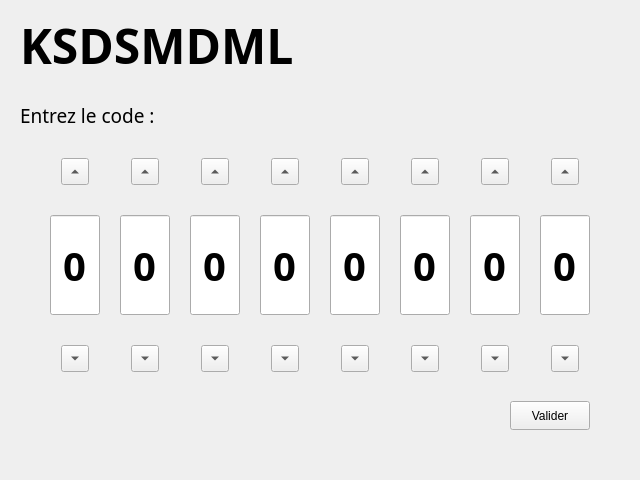
<?xml version="1.0" encoding="UTF-8"?>
<ui version="4.0">
 <class>MainWindow</class>
 <widget class="QMainWindow" name="MainWindow">
  <property name="geometry">
   <rect>
    <x>0</x>
    <y>0</y>
    <width>640</width>
    <height>480</height>
   </rect>
  </property>
  <property name="windowTitle">
   <string>MainWindow</string>
  </property>
  <property name="tabShape">
   <enum>QTabWidget::TabShape::Rounded</enum>
  </property>
  <widget class="QWidget" name="centralwidget">
   <widget class="QToolButton" name="toolButton">
    <property name="geometry">
     <rect>
      <x>61</x>
      <y>158</y>
      <width>28</width>
      <height>27</height>
     </rect>
    </property>
    <property name="text">
     <string>...</string>
    </property>
    <property name="arrowType">
     <enum>Qt::ArrowType::UpArrow</enum>
    </property>
   </widget>
   <widget class="QToolButton" name="toolButton_2">
    <property name="geometry">
     <rect>
      <x>61</x>
      <y>345</y>
      <width>28</width>
      <height>27</height>
     </rect>
    </property>
    <property name="text">
     <string>...</string>
    </property>
    <property name="arrowType">
     <enum>Qt::ArrowType::DownArrow</enum>
    </property>
   </widget>
   <widget class="QToolButton" name="toolButton_4">
    <property name="geometry">
     <rect>
      <x>131</x>
      <y>345</y>
      <width>28</width>
      <height>27</height>
     </rect>
    </property>
    <property name="text">
     <string>...</string>
    </property>
    <property name="arrowType">
     <enum>Qt::ArrowType::DownArrow</enum>
    </property>
   </widget>
   <widget class="QToolButton" name="toolButton_3">
    <property name="geometry">
     <rect>
      <x>131</x>
      <y>158</y>
      <width>28</width>
      <height>27</height>
     </rect>
    </property>
    <property name="text">
     <string>...</string>
    </property>
    <property name="arrowType">
     <enum>Qt::ArrowType::UpArrow</enum>
    </property>
   </widget>
   <widget class="QToolButton" name="toolButton_6">
    <property name="geometry">
     <rect>
      <x>201</x>
      <y>345</y>
      <width>28</width>
      <height>27</height>
     </rect>
    </property>
    <property name="text">
     <string>...</string>
    </property>
    <property name="arrowType">
     <enum>Qt::ArrowType::DownArrow</enum>
    </property>
   </widget>
   <widget class="QToolButton" name="toolButton_5">
    <property name="geometry">
     <rect>
      <x>201</x>
      <y>158</y>
      <width>28</width>
      <height>27</height>
     </rect>
    </property>
    <property name="text">
     <string>...</string>
    </property>
    <property name="arrowType">
     <enum>Qt::ArrowType::UpArrow</enum>
    </property>
   </widget>
   <widget class="QToolButton" name="toolButton_8">
    <property name="geometry">
     <rect>
      <x>271</x>
      <y>345</y>
      <width>28</width>
      <height>27</height>
     </rect>
    </property>
    <property name="text">
     <string>...</string>
    </property>
    <property name="arrowType">
     <enum>Qt::ArrowType::DownArrow</enum>
    </property>
   </widget>
   <widget class="QToolButton" name="toolButton_7">
    <property name="geometry">
     <rect>
      <x>271</x>
      <y>158</y>
      <width>28</width>
      <height>27</height>
     </rect>
    </property>
    <property name="text">
     <string>...</string>
    </property>
    <property name="arrowType">
     <enum>Qt::ArrowType::UpArrow</enum>
    </property>
   </widget>
   <widget class="QToolButton" name="toolButton_10">
    <property name="geometry">
     <rect>
      <x>341</x>
      <y>345</y>
      <width>28</width>
      <height>27</height>
     </rect>
    </property>
    <property name="text">
     <string>...</string>
    </property>
    <property name="arrowType">
     <enum>Qt::ArrowType::DownArrow</enum>
    </property>
   </widget>
   <widget class="QToolButton" name="toolButton_9">
    <property name="geometry">
     <rect>
      <x>341</x>
      <y>158</y>
      <width>28</width>
      <height>27</height>
     </rect>
    </property>
    <property name="text">
     <string>...</string>
    </property>
    <property name="arrowType">
     <enum>Qt::ArrowType::UpArrow</enum>
    </property>
   </widget>
   <widget class="QToolButton" name="toolButton_12">
    <property name="geometry">
     <rect>
      <x>411</x>
      <y>345</y>
      <width>28</width>
      <height>27</height>
     </rect>
    </property>
    <property name="text">
     <string>...</string>
    </property>
    <property name="arrowType">
     <enum>Qt::ArrowType::DownArrow</enum>
    </property>
   </widget>
   <widget class="QToolButton" name="toolButton_11">
    <property name="geometry">
     <rect>
      <x>411</x>
      <y>158</y>
      <width>28</width>
      <height>27</height>
     </rect>
    </property>
    <property name="text">
     <string>...</string>
    </property>
    <property name="arrowType">
     <enum>Qt::ArrowType::UpArrow</enum>
    </property>
   </widget>
   <widget class="QToolButton" name="toolButton_14">
    <property name="geometry">
     <rect>
      <x>481</x>
      <y>345</y>
      <width>28</width>
      <height>27</height>
     </rect>
    </property>
    <property name="text">
     <string>...</string>
    </property>
    <property name="arrowType">
     <enum>Qt::ArrowType::DownArrow</enum>
    </property>
   </widget>
   <widget class="QToolButton" name="toolButton_13">
    <property name="geometry">
     <rect>
      <x>481</x>
      <y>158</y>
      <width>28</width>
      <height>27</height>
     </rect>
    </property>
    <property name="text">
     <string>...</string>
    </property>
    <property name="arrowType">
     <enum>Qt::ArrowType::UpArrow</enum>
    </property>
   </widget>
   <widget class="QToolButton" name="toolButton_16">
    <property name="geometry">
     <rect>
      <x>551</x>
      <y>345</y>
      <width>28</width>
      <height>27</height>
     </rect>
    </property>
    <property name="text">
     <string>...</string>
    </property>
    <property name="arrowType">
     <enum>Qt::ArrowType::DownArrow</enum>
    </property>
   </widget>
   <widget class="QToolButton" name="toolButton_15">
    <property name="geometry">
     <rect>
      <x>551</x>
      <y>158</y>
      <width>28</width>
      <height>27</height>
     </rect>
    </property>
    <property name="text">
     <string>...</string>
    </property>
    <property name="arrowType">
     <enum>Qt::ArrowType::UpArrow</enum>
    </property>
   </widget>
   <widget class="QLabel" name="label">
    <property name="geometry">
     <rect>
      <x>20</x>
      <y>10</y>
      <width>280</width>
      <height>70</height>
     </rect>
    </property>
    <property name="font">
     <font>
      <family>Cascadia Code SemiBold</family>
      <pointsize>36</pointsize>
      <bold>true</bold>
     </font>
    </property>
    <property name="frameShape">
     <enum>QFrame::Shape::NoFrame</enum>
    </property>
    <property name="frameShadow">
     <enum>QFrame::Shadow::Plain</enum>
    </property>
    <property name="text">
     <string>KSDSMDML</string>
    </property>
   </widget>
   <widget class="QLabel" name="label_2">
    <property name="geometry">
     <rect>
      <x>20</x>
      <y>100</y>
      <width>210</width>
      <height>30</height>
     </rect>
    </property>
    <property name="font">
     <font>
      <family>Cascadia Code</family>
      <pointsize>14</pointsize>
     </font>
    </property>
    <property name="text">
     <string>Entrez le code :</string>
    </property>
   </widget>
   <widget class="QPushButton" name="pushButton">
    <property name="geometry">
     <rect>
      <x>510</x>
      <y>401</y>
      <width>80</width>
      <height>29</height>
     </rect>
    </property>
    <property name="text">
     <string>Valider</string>
    </property>
   </widget>
   <widget class="QLineEdit" name="lineEdit">
    <property name="geometry">
     <rect>
      <x>50</x>
      <y>215</y>
      <width>50</width>
      <height>100</height>
     </rect>
    </property>
    <property name="font">
     <font>
      <family>Cascadia Code SemiBold</family>
      <pointsize>30</pointsize>
      <bold>true</bold>
     </font>
    </property>
    <property name="inputMask">
     <string>H</string>
    </property>
    <property name="text">
     <string>0</string>
    </property>
    <property name="maxLength">
     <number>1</number>
    </property>
    <property name="alignment">
     <set>Qt::AlignmentFlag::AlignCenter</set>
    </property>
   </widget>
   <widget class="QLineEdit" name="lineEdit_2">
    <property name="geometry">
     <rect>
      <x>120</x>
      <y>215</y>
      <width>50</width>
      <height>100</height>
     </rect>
    </property>
    <property name="font">
     <font>
      <family>Cascadia Code SemiBold</family>
      <pointsize>30</pointsize>
      <bold>true</bold>
     </font>
    </property>
    <property name="inputMask">
     <string>H</string>
    </property>
    <property name="text">
     <string>0</string>
    </property>
    <property name="maxLength">
     <number>1</number>
    </property>
    <property name="alignment">
     <set>Qt::AlignmentFlag::AlignCenter</set>
    </property>
   </widget>
   <widget class="QLineEdit" name="lineEdit_4">
    <property name="geometry">
     <rect>
      <x>260</x>
      <y>215</y>
      <width>50</width>
      <height>100</height>
     </rect>
    </property>
    <property name="font">
     <font>
      <family>Cascadia Code SemiBold</family>
      <pointsize>30</pointsize>
      <bold>true</bold>
     </font>
    </property>
    <property name="inputMask">
     <string>H</string>
    </property>
    <property name="text">
     <string>0</string>
    </property>
    <property name="maxLength">
     <number>1</number>
    </property>
    <property name="alignment">
     <set>Qt::AlignmentFlag::AlignCenter</set>
    </property>
   </widget>
   <widget class="QLineEdit" name="lineEdit_3">
    <property name="geometry">
     <rect>
      <x>190</x>
      <y>215</y>
      <width>50</width>
      <height>100</height>
     </rect>
    </property>
    <property name="font">
     <font>
      <family>Cascadia Code SemiBold</family>
      <pointsize>30</pointsize>
      <bold>true</bold>
     </font>
    </property>
    <property name="inputMask">
     <string>H</string>
    </property>
    <property name="text">
     <string>0</string>
    </property>
    <property name="maxLength">
     <number>1</number>
    </property>
    <property name="alignment">
     <set>Qt::AlignmentFlag::AlignCenter</set>
    </property>
   </widget>
   <widget class="QLineEdit" name="lineEdit_6">
    <property name="geometry">
     <rect>
      <x>400</x>
      <y>215</y>
      <width>50</width>
      <height>100</height>
     </rect>
    </property>
    <property name="font">
     <font>
      <family>Cascadia Mono SemiBold</family>
      <pointsize>30</pointsize>
      <bold>true</bold>
     </font>
    </property>
    <property name="inputMask">
     <string>H</string>
    </property>
    <property name="text">
     <string>0</string>
    </property>
    <property name="maxLength">
     <number>1</number>
    </property>
    <property name="alignment">
     <set>Qt::AlignmentFlag::AlignCenter</set>
    </property>
   </widget>
   <widget class="QLineEdit" name="lineEdit_5">
    <property name="geometry">
     <rect>
      <x>330</x>
      <y>215</y>
      <width>50</width>
      <height>100</height>
     </rect>
    </property>
    <property name="font">
     <font>
      <family>Cascadia Code SemiBold</family>
      <pointsize>30</pointsize>
      <bold>true</bold>
     </font>
    </property>
    <property name="inputMask">
     <string>H</string>
    </property>
    <property name="text">
     <string>0</string>
    </property>
    <property name="maxLength">
     <number>1</number>
    </property>
    <property name="alignment">
     <set>Qt::AlignmentFlag::AlignCenter</set>
    </property>
   </widget>
   <widget class="QLineEdit" name="lineEdit_7">
    <property name="geometry">
     <rect>
      <x>470</x>
      <y>215</y>
      <width>50</width>
      <height>100</height>
     </rect>
    </property>
    <property name="font">
     <font>
      <family>Cascadia Mono SemiBold</family>
      <pointsize>30</pointsize>
      <bold>true</bold>
     </font>
    </property>
    <property name="inputMask">
     <string>H</string>
    </property>
    <property name="text">
     <string>0</string>
    </property>
    <property name="maxLength">
     <number>1</number>
    </property>
    <property name="alignment">
     <set>Qt::AlignmentFlag::AlignCenter</set>
    </property>
   </widget>
   <widget class="QLineEdit" name="lineEdit_8">
    <property name="geometry">
     <rect>
      <x>540</x>
      <y>215</y>
      <width>50</width>
      <height>100</height>
     </rect>
    </property>
    <property name="font">
     <font>
      <family>Cascadia Mono SemiBold</family>
      <pointsize>30</pointsize>
      <bold>true</bold>
     </font>
    </property>
    <property name="inputMask">
     <string>H</string>
    </property>
    <property name="text">
     <string>0</string>
    </property>
    <property name="maxLength">
     <number>1</number>
    </property>
    <property name="alignment">
     <set>Qt::AlignmentFlag::AlignCenter</set>
    </property>
   </widget>
   <widget class="QLabel" name="label_3">
    <property name="geometry">
     <rect>
      <x>470</x>
      <y>10</y>
      <width>135</width>
      <height>135</height>
     </rect>
    </property>
    <property name="pixmap">
     <pixmap resource="logo_gouv.qrc">:/Downloads/logo_gouv.png</pixmap>
    </property>
    <property name="scaledContents">
     <bool>true</bool>
    </property>
   </widget>
  </widget>
 </widget>
 <resources>
  <include location="logo_gouv.qrc"/>
 </resources>
 <connections/>
</ui>
